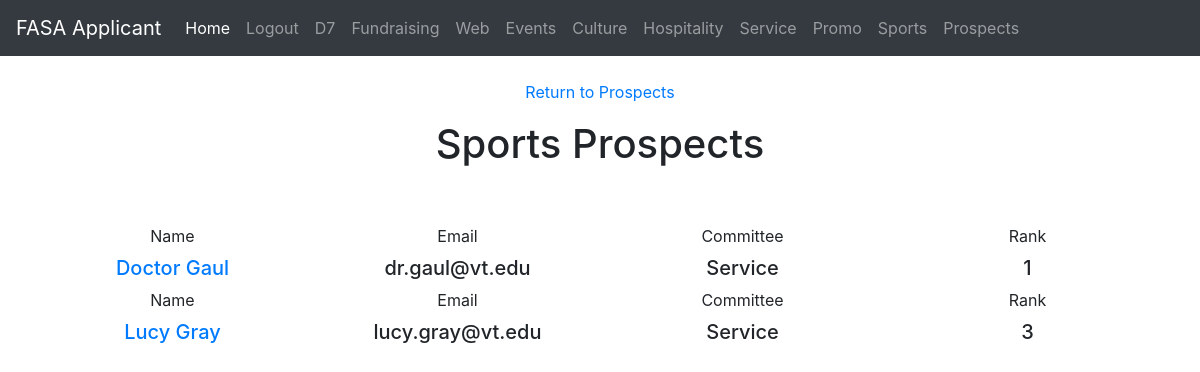
Screenshot of /sports (signed in) with the database file from the repository.
### run.py (models this page shows, shortened)
class CommitteeData(committee_db.Model):
    id = committee_db.Column(committee_db.Integer, primary_key = True)
    email = committee_db.Column(committee_db.String(100), nullable = False, unique = True)
    first_choice = committee_db.Column(committee_db.String(100))
    second_choice = committee_db.Column(committee_db.String(100))
    third_choice = committee_db.Column(committee_db.String(100))

class MainData(main_db.Model):
    id = main_db.Column(main_db.Integer, primary_key = True)
    first_name = main_db.Column(main_db.String(30), unique = False, nullable = False)
    last_name = main_db.Column(main_db.String(30), unique = False, nullable = False)
    username = main_db.Column(main_db.String(30), unique = False, nullable = False)
    email = main_db.Column(main_db.String(120), unique = True, nullable = False)
    address = main_db.Column(main_db.String(200), unique = False, nullable = False)
    major = main_db.Column(main_db.String(100), unique = False, nullable = False)
    year = main_db.Column(main_db.String(30), unique = False, nullable = False)
    phone_number = main_db.Column(db.String(20), unique = False, nullable = False)

### run.py (the view)
@app.route("/sports")
@login_required
def sports():
    user_list = CommitteeData.query.all()
    first_list = []
    second_list = []
    third_list = []
    for user in user_list:
        if user.first_choice == str("Service") or user.second_choice == str(
                "Service") or user.third_choice == str("Service"):
            digit = 0
            main_data = MainData.query.filter_by(email=user.email).first()
            committee_data = CommitteeData.query.filter_by(email=user.email).first()
            courses_data = CoursesData.query.filter_by(email=user.email).first()
            questions_data = QuestionsData.query.filter_by(email=user.email).first()
            if (user.first_choice == str("Service")):
                digit = 1
                inserted_user = Filter(user.email, "Service", digit, main_data, committee_data, courses_data,
                                       questions_data)
                first_list.append(inserted_user)
            elif (user.second_choice == str("Service")):
                digit = 2
                inserted_user = Filter(user.email, "Service", digit, main_data, committee_data, courses_data,
                                       questions_data)
                second_list.append(inserted_user)
            elif (user.third_choice == str("Service")):
                digit = 3
                inserted_user = Filter(user.email, "Service", digit, main_data, committee_data, courses_data,
                                       questions_data)
                third_list.append(inserted_user)
    return render_template("sports.html", first_list=first_list, second_list=second_list, third_list=third_list)

### run.py (called while the page is built)
@login_manager.user_loader
def load_user(user_id):
    return User.query.get(int(user_id))

### templates/sports.html (shortened to what this page needs)
{% extends "layou2.html" %}
{% block content %}
<center>
                <p><a href="{{ url_for('prospects') }}">Return to Prospects</a></p>
    <h1>Sports Prospects</h1>
    <br>
    <br>
    {% for user in first_list %}
        <div class = "row">
        <div class="col-sm">
          <label for="year">Name</label>
            <h5><a href="{{ url_for('prospect_info', email = user.email) }}">{{ user.main_data.first_name }} {{ user.main_data.last_name }}</a></h5>
        </div>
        <div class="col-sm">
          <label for="year">Email</label>
            <h5>{{ user.email }}</h5>
        </div>
            <div class = "col-sm">
                <label for="something">Committee</label>
                <h5>{{ user.committee }}</h5>
            </div>
            <div class = "col-sm">
                <label for="something">Rank</label>
                <h5>{{ user.digit }}</h5>
            </div>
        </div>
    {% endfor %}
     {% for user in third_list %}
        <div class = "row">
        <div class="col-sm">
          <label for="year">Name</label>
            <h5><a href="{{ url_for('prospect_info', email = user.email) }}">{{ user.main_data.first_name }} {{ user.main_data.last_name }}</a></h5>
        </div>
        <div class="col-sm">
          <label for="year">Email</label>
            <h5>{{ user.email }}</h5>
        </div>
            <div class = "col-sm">
                <label for="something">Committee</label>
                <h5>{{ user.committee }}</h5>
            </div>
            <div class = "col-sm">
                <label for="something">Rank</label>
                <h5>{{ user.digit }}</h5>
            </div>
        </div>
    {% endfor %}
     </center>
{% endblock content %}

### rows the page displays
CommitteeData: main_data.first_name "Doctor", main_data.last_name "Gaul", email "dr.gaul@vt.edu", committee "Service", digit "1"
CommitteeData: main_data.first_name "Lucy", main_data.last_name "Gray", email "lucy.gray@vt.edu", committee "Service", digit "3"
